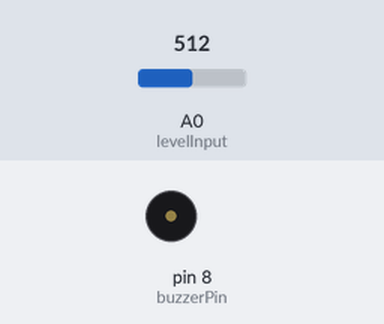
Recording of a sketch running on a simulated Arduino Uno, built with avr-gcc and run on an emulated ATmega328P. Shown: buzzer (waves = sounding). The inputs (shaded band) are chosen by the test bench; at power-on: A0 (levelInput) = 512. What the sketch prints to the serial monitor is not drawn.

Above: at 1.2 s.
1.3 s: A0 (levelInput) set to 105
4.3 s: A0 (levelInput) set to 88
Timing chart, 0 to 58.3 s (numbered marks = the images above; inputs shaded):
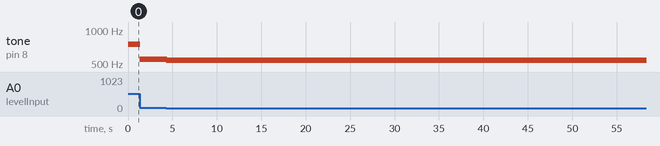

The sketch:

potentiometer_tone.ino
```cpp
int buzzerPin = 8;
int levelInput = A0;

int level = 0;

void setup() {
  // put your setup code here, to run once:
  Serial.begin(9600);

}

void loop() {
  // put your main code here, to run repeatedly:
  level = analogRead(levelInput);
  int pitch = map(level, 0, 1024, 500, 1000);
  tone(buzzerPin, pitch, 10);
  Serial.print("Sensor Level: ");
  Serial.print(level);
  Serial.print("  Pitch: ");
  Serial.print(pitch);
  Serial.println(" Hz");
  delay(1);

}
```

Measured:
- by itself, tone on pin 8 (buzzerPin): alternates 542 Hz for 0.01 s and silent for 0.02 s
